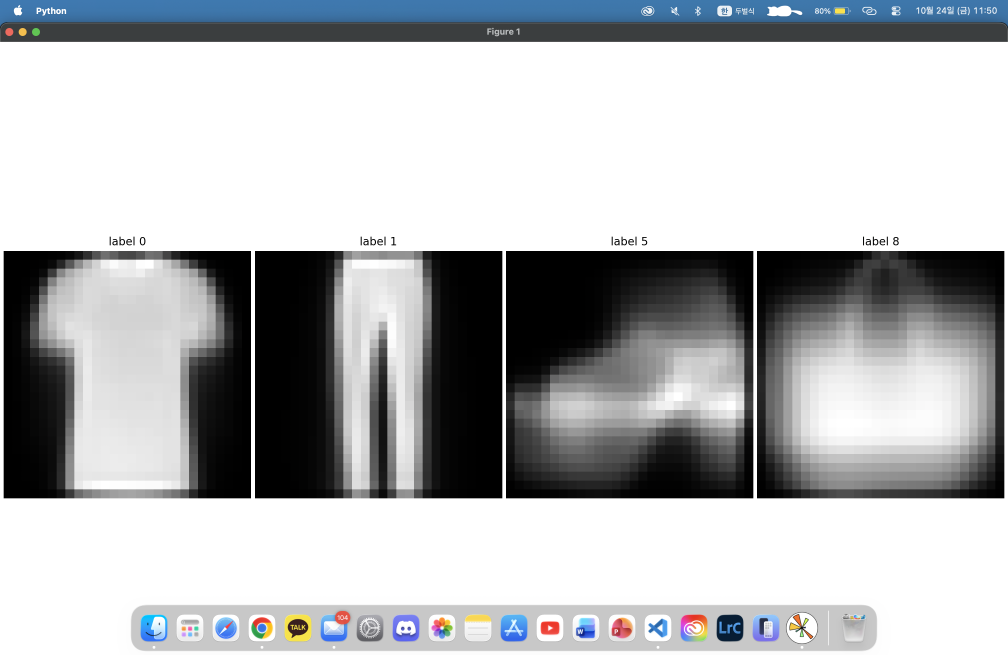
#> input picture Image Deeplearning/스크린샷 2025-10-24 오후 11.50.44.png, 3024 x 1964 px, given in place of soccer.jpg, which was not available (shown at 1/3 size)
$ python 'week09 image process II.py'
#> lines starting #> are read from the running program, lines starting #| are printed output that depends on the picture; pictures that were not available may be replaced by others from this repository, and a replacement may not be noted
"""
9주차 - 영상 처리 II
====================

이 파일은 OpenCV로 다음 3가지를 실습할 때 사용하는 예제 코드야.

1) 감마 보정 (Gamma Correction)
   - 사진이 너무 어둡거나, 밝은 부분/어두운 부분을 더 강조하고 싶을 때 사용.
   - 모니터 감마 보정, 사진 후보정 등에 많이 쓰임.

2) 블러 + 엠보싱 필터 (컨볼루션)
   - 블러 : 노이즈 제거, 배경 흐리기 등.
   - 엠보싱 : 양각/음각 느낌을 주는 필터. ‘엠보싱 효과 이미지’ 만들 때 사용.

3) 보간법(Interpolation)에 따른 확대 차이
   - 이미지를 확대할 때 어떤 알고리즘을 쓰느냐에 따라 결과가 달라짐.
   - NEAREST / BILINEAR / BICUBIC 비교.
"""

import cv2 as cv
import numpy as np

# ---------------------------------------------------
# 1. 감마 보정
# ---------------------------------------------------
# ※ 사용 상황 예시:
#   - 사진이 전체적으로 너무 어두워서 밝게 만들고 싶을 때
#   - 밝은 부분/어두운 부분을 다르게 강조하고 싶을 때
#   - "감마 값 < 1" 이면 밝게, "감마 값 > 1" 이면 어둡게 됨

# 주인님 PC에 맞게 경로 수정하기!
img = cv.imread('C:/cv_workspace/data/soccer.jpg')
#> img is the input picture: shape (1964, 3024, 3); mean B, G, R 184.7, 182.8, 180.9
img = cv.resize(img, dsize=(0, 0), fx=0.25, fy=0.25)  # 큰 이미지는 보기 좋게 축소
#> img: shape (491, 756, 3)

def gamma_correction(f, gamma=1.0):
    """
    f : 입력 영상 (0~255)
    gamma : 감마 계수
    리턴 : 감마 보정된 영상 (uint8)
    """
#> called with gamma = 0.5
    # 0~255 → 0~1 로 정규화
    f1 = f / 255.0
    # 감마 적용 후 다시 0~255 범위로 되돌리기
    return np.uint8(255 * (f1 ** gamma))

# 여러 감마 값에 대한 결과를 한 줄로 붙여 보기
gc = np.hstack([
    gamma_correction(img, 0.5),   # 많이 밝게
    gamma_correction(img, 0.75),  # 조금 밝게
    gamma_correction(img, 1.0),   # 원본과 동일
    gamma_correction(img, 2.0),   # 조금 어둡게
    gamma_correction(img, 3.0)    # 많이 어둡게
])
#> in gamma_correction (call 5), `return np.uint8(255 * (f1 ** gamma))`:
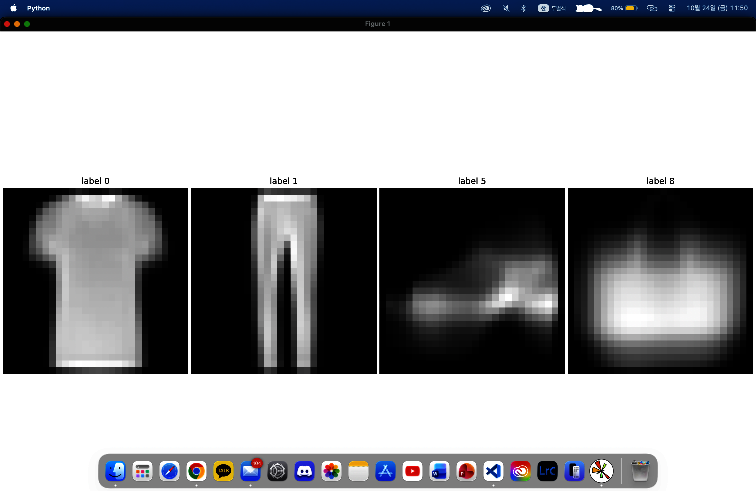
#> returned value: shape (491, 756, 3); mean of channels 0, 1, 2 160.6, 158.4, 158; drawn as B, G, R
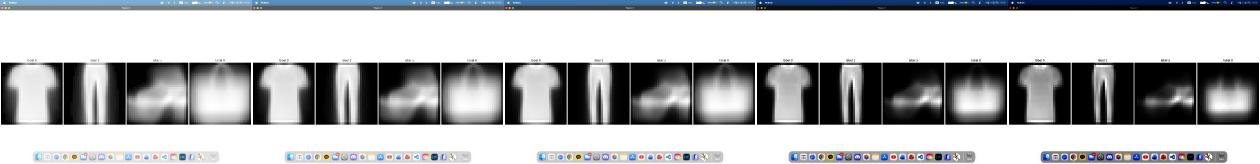
#> gc: shape (491, 3780, 3) (shown at 1/3 size); mean B, G, R 181.3, 179.4, 178

cv.imshow('Gamma correction (0.5, 0.75, 1.0, 2.0, 3.0)', gc)
cv.waitKey()
cv.destroyAllWindows()


# ---------------------------------------------------
# 2. 가우시안 블러 + 엠보싱 필터
# ---------------------------------------------------
# ※ 사용 상황 예시:
#   - 블러 : 노이즈 제거, 박스 흐림, 배경 흐리게 하기 등
#   - 엠보싱 : 회색 톤의 입체감 있는 이미지 만들기, 예술 효과

img = cv.imread('C:/cv_workspace/data/soccer.jpg')
img = cv.resize(img, dsize=(0, 0), fx=0.4, fy=0.4)
#> img: shape (786, 1210, 3)
gray = cv.cvtColor(img, cv.COLOR_BGR2GRAY)

cv.putText(gray, 'soccer', (10, 20),
           cv.FONT_HERSHEY_SIMPLEX, 0.7, (255, 255, 255), 2)
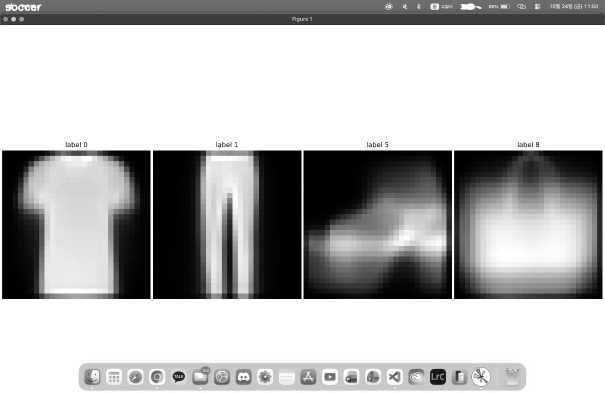
#> gray: shape (786, 1210) (shown at 1/2 size); min 0, max 255, mean 182.5

cv.imshow('Original (gray)', gray)

# ---- 가우시안 블러 : 커널 크기에 따라 얼마나 흐려지는지 비교 ----
smooth = np.hstack([
    cv.GaussianBlur(gray, (5, 5), 0.0),   # 약하게 흐림
    cv.GaussianBlur(gray, (9, 9), 0.0),   # 중간
    cv.GaussianBlur(gray, (15, 15), 0.0)  # 많이 흐림
])
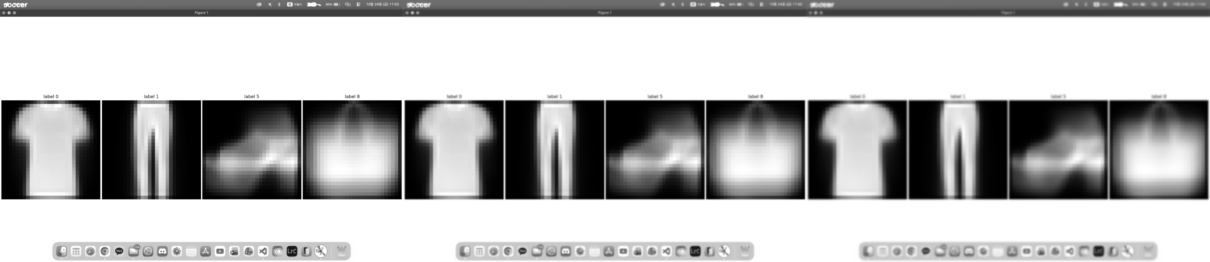
#> smooth: shape (786, 3630) (shown at 1/3 size); min 0, max 255, mean 182.5
cv.imshow('Gaussian Smooth (5, 9, 15)', smooth)

# ---- 엠보싱 필터 정의 ----
# 왼쪽 위와 오른쪽 아래의 차이를 강조하는 필터
femboss = np.array([
    [-1.0, 0.0, 0.0],
    [ 0.0, 0.0, 0.0],
    [ 0.0, 0.0, 1.0]
])

# 필터 계산 시 값 범위가 -255~255 정도로 커질 수 있어서 16비트 형으로 변환
gray16 = np.int16(gray)

# 필터 적용 + 128을 더해 회색 기준(128) 주변으로 이동
emboss_float = cv.filter2D(gray16, -1, femboss) + 128
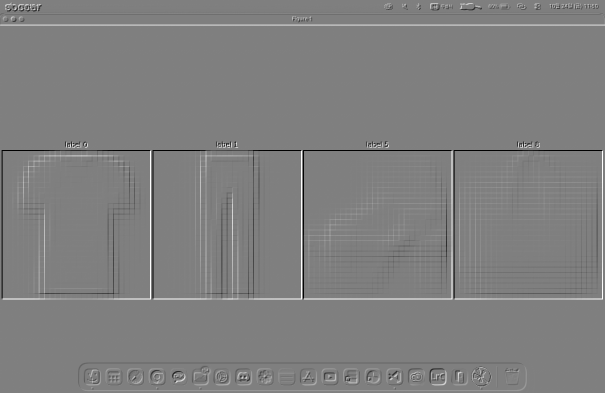
#> emboss_float: shape (786, 1210) int16 (shown at 1/2 size); min -127, max 383, mean 128.4; drawn with min black and max white

# 0~255 범위 밖으로 나간 값을 잘라내고 uint8로 캐스팅
emboss = np.uint8(np.clip(emboss_float, 0, 255))

cv.imshow('Emboss (correct)', emboss)

cv.waitKey()
cv.destroyAllWindows()


# ---------------------------------------------------
# 3. 보간법에 따른 확대 차이 (Nearest / Bilinear / Bicubic)
# ---------------------------------------------------
# ※ 사용 상황 예시:
#   - 이미지 확대/축소가 필요한 모든 상황
#   - 최근접 : 픽셀 아트를 크게 보는 등 "계단 느낌"을 일부러 살리고 싶을 때
#   - 선형/3차 : 일반 사진 확대(부드러운 결과 필요할 때)

img = cv.imread('C:/cv_workspace/data/rose.png')
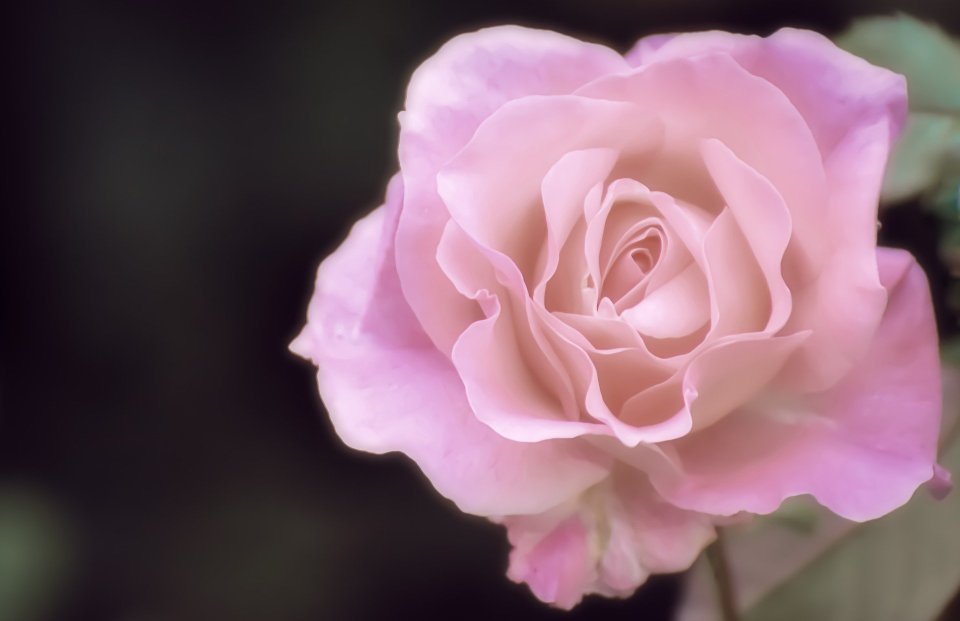
#> input picture Network Programing/8_ChatClient_file/rose.jpg, 1920 x 1241 px, given in place of rose.png, which was not available (shown at 1/2 size)
#> img is the input picture: shape (1241, 1920, 3); mean B, G, R 105.7, 93.9, 123.8

# 관심 영역(꽃의 일부)을 잘라서 보간법만 비교
patch = img[250:350, 170:270, :]
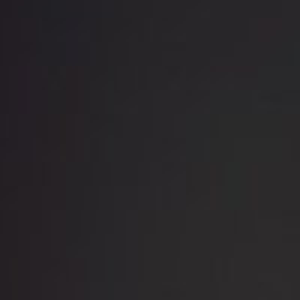
#> patch: shape (100, 100, 3) (shown 3 times larger); mean B, G, R 40.6, 37.8, 40.3

# 원본에 빨간 사각형 표시해서 어디를 확대했는지 보여주기
img_rect = cv.rectangle(img.copy(), (170, 250), (270, 350), (255, 0, 0), 3)

# 각각 다른 보간법으로 5배 확대
patch_nearest = cv.resize(patch, dsize=None, fx=5, fy=5,
                          interpolation=cv.INTER_NEAREST)
patch_bilinear = cv.resize(patch, dsize=None, fx=5, fy=5,
                           interpolation=cv.INTER_LINEAR)
patch_bicubic = cv.resize(patch, dsize=None, fx=5, fy=5,
                          interpolation=cv.INTER_CUBIC)

cv.imshow('Original with ROI', img_rect)
cv.imshow('Nearest (계단 느낌)', patch_nearest)
cv.imshow('Bilinear (보통 사진 확대)', patch_bilinear)
cv.imshow('Bicubic (더 부드럽게)', patch_bicubic)

cv.waitKey()
cv.destroyAllWindows()
